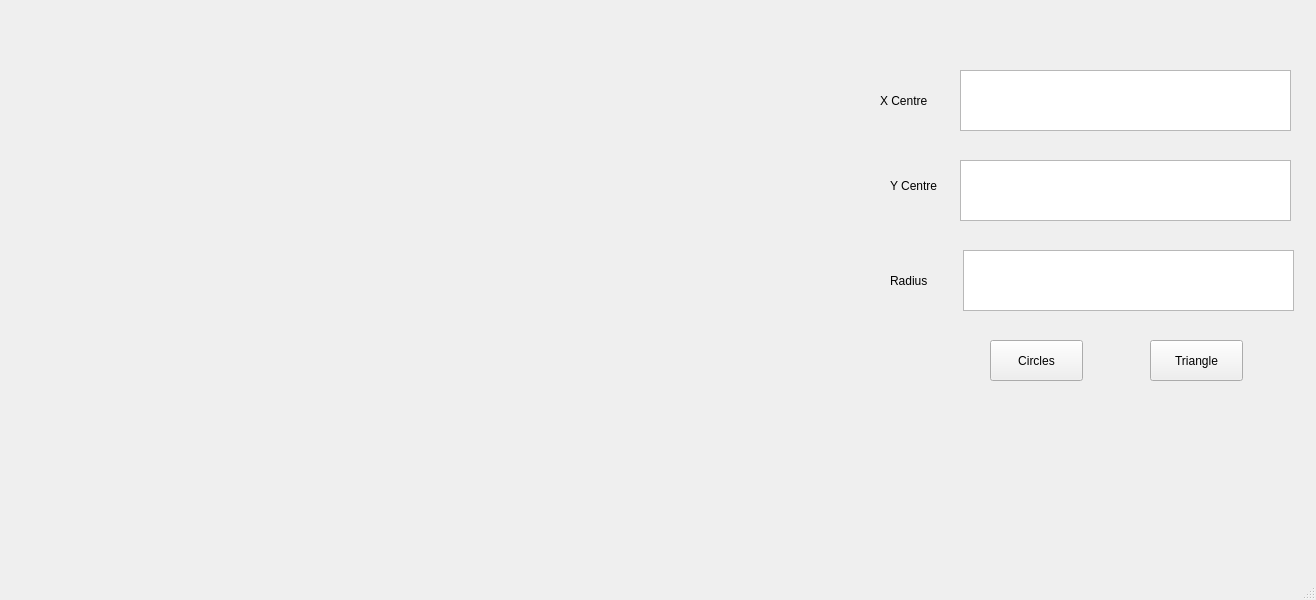
<?xml version="1.0" encoding="UTF-8"?>
<ui version="4.0">
 <class>MainWindow</class>
 <widget class="QMainWindow" name="MainWindow">
  <property name="geometry">
   <rect>
    <x>0</x>
    <y>0</y>
    <width>1316</width>
    <height>600</height>
   </rect>
  </property>
  <property name="windowTitle">
   <string>MainWindow</string>
  </property>
  <widget class="QWidget" name="centralwidget">
   <widget class="QTextEdit" name="textEdit">
    <property name="geometry">
     <rect>
      <x>960</x>
      <y>70</y>
      <width>331</width>
      <height>61</height>
     </rect>
    </property>
   </widget>
   <widget class="QTextEdit" name="textEdit_2">
    <property name="geometry">
     <rect>
      <x>960</x>
      <y>160</y>
      <width>331</width>
      <height>61</height>
     </rect>
    </property>
   </widget>
   <widget class="QTextEdit" name="textEdit_3">
    <property name="geometry">
     <rect>
      <x>963</x>
      <y>250</y>
      <width>331</width>
      <height>61</height>
     </rect>
    </property>
   </widget>
   <widget class="QLabel" name="label">
    <property name="geometry">
     <rect>
      <x>880</x>
      <y>90</y>
      <width>61</width>
      <height>21</height>
     </rect>
    </property>
    <property name="text">
     <string>X Centre</string>
    </property>
   </widget>
   <widget class="QLabel" name="label_2">
    <property name="geometry">
     <rect>
      <x>890</x>
      <y>170</y>
      <width>55</width>
      <height>31</height>
     </rect>
    </property>
    <property name="text">
     <string>Y Centre</string>
    </property>
   </widget>
   <widget class="QLabel" name="label_3">
    <property name="geometry">
     <rect>
      <x>890</x>
      <y>270</y>
      <width>55</width>
      <height>21</height>
     </rect>
    </property>
    <property name="text">
     <string>Radius</string>
    </property>
   </widget>
   <widget class="QLabel" name="label_4">
    <property name="geometry">
     <rect>
      <x>50</x>
      <y>30</y>
      <width>741</width>
      <height>521</height>
     </rect>
    </property>
    <property name="text">
     <string/>
    </property>
   </widget>
   <widget class="QPushButton" name="pushButton">
    <property name="geometry">
     <rect>
      <x>990</x>
      <y>340</y>
      <width>93</width>
      <height>41</height>
     </rect>
    </property>
    <property name="text">
     <string>Circles</string>
    </property>
   </widget>
   <widget class="QPushButton" name="pushButton_2">
    <property name="geometry">
     <rect>
      <x>1150</x>
      <y>340</y>
      <width>93</width>
      <height>41</height>
     </rect>
    </property>
    <property name="text">
     <string>Triangle</string>
    </property>
   </widget>
  </widget>
  <widget class="QMenuBar" name="menubar">
   <property name="geometry">
    <rect>
     <x>0</x>
     <y>0</y>
     <width>1316</width>
     <height>26</height>
    </rect>
   </property>
  </widget>
  <widget class="QStatusBar" name="statusbar"/>
 </widget>
 <resources/>
 <connections/>
</ui>
